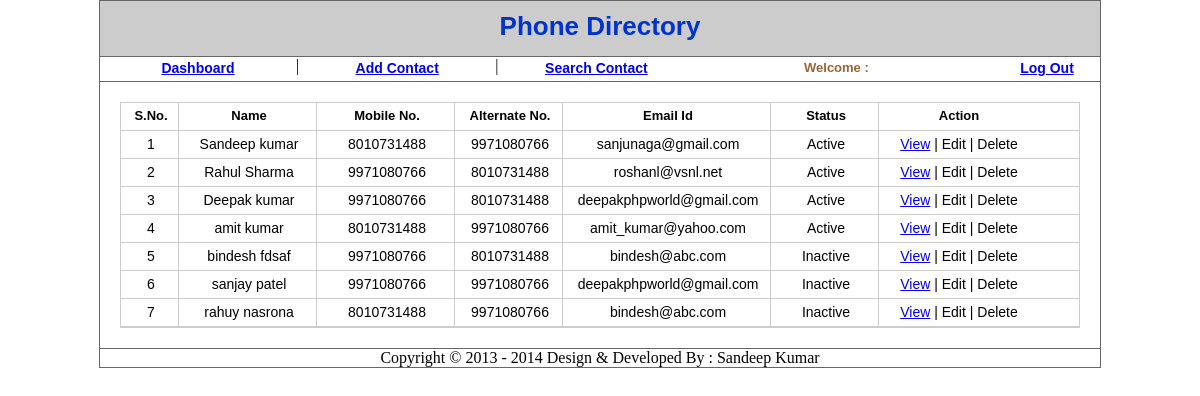
The app's page /list-contact.php with its own data.
### tables this page shows
CREATE TABLE IF NOT EXISTS `tbl_contact` (
  `fld_id` int(11) NOT NULL AUTO_INCREMENT,
  `fld_firstName` varchar(50) NOT NULL,
  `fld_lastName` varchar(50) NOT NULL,
  `fld_hno` varchar(150) NOT NULL,
  `fld_country` varchar(10) NOT NULL,
  `fld_state` varchar(10) NOT NULL,
  `fld_city` varchar(30) NOT NULL,
  `fld_pincode` varchar(10) NOT NULL,
  `fld_qualify` varchar(30) NOT NULL,
  `fld_gender` char(4) NOT NULL,
  `fld_jobProfile` varchar(30) NOT NULL,
  `fld_mob1` varchar(15) NOT NULL,
  `fld_mob2` varchar(15) NOT NULL,
  `fld_phone` varchar(15) NOT NULL,
  `fld_eid` varchar(60) NOT NULL,
  `fld_status` char(4) NOT NULL COMMENT '1 for Active or 0 for Inactive',
  `fld_addedDate` date NOT NULL,
  `fld_updatedDate` datetime NOT NULL,
  PRIMARY KEY (`fld_id`)
);

### includes/inc.list-contact-middle.php (the view)
<div class="p20">
    <div style="border:1px solid #CCCCCC;">
        <div>
            <div class="lable" style="width:50px;">S.No.</div>
            <div class="lable" style="width:130px;">Name</div>
            <div class="lable" style="width:130px;">Mobile No.</div>
            <div class="lable" style="width:100px;">Alternate No.</div>
            <div class="lable" style="width:200px;">Email Id</div>
            <div class="lable" style="width:100px;">Status</div>
            <div class="lable1" style="width:150px;">Action</div>
        </div>
        <div class="cBoth clHoLine"></div>
        <?php
		$sel = "SELECT fld_id, fld_firstName, fld_lastName, fld_mob1, fld_mob2, fld_eid, fld_status FROM tbl_contact";
		$res = @mysqli_query($connect_db,$sel);
		$i = 1;
		while($row = @mysqli_fetch_array($res,MYSQLI_BOTH))
		{
			$id = $row['fld_id'];
			$fname = $row['fld_firstName'];
			$lname = $row['fld_lastName'];
			$name = $fname.' '.$lname;
			$mob1 = $row['fld_mob1'];
			$alt_no = $row['fld_mob2'];
			$email_Id = $row['fld_eid'];
			$stv = $row['fld_status'];
			if($stv == 1)
			{
				$sv = 'Active';
			}
			else
			{
				$sv = 'Inactive';
			}
	?>
	<div>
		<div class="txt1" style="width:50px;"><?=$i;?></div>
		<div class="txt1" style="width:130px;"><?=$name;?></div>
		<div class="txt1" style="width:130px;"><?=$mob1;?></div>
		<div class="txt1" style="width:100px;"><?=$alt_no;?></div>
		<div class="txt1" style="width:200px;"><?=$email_Id;?></div>
		<div class="txt1" style="width:100px;"><?=$sv;?></div>
		<div class="txt2" style="width:150px;"><a href="view.php?vid=<?=$id;?>">View</a> | Edit | Delete</div>
	</div>
	<div class="cBoth clHoLine"></div>
	<?php
	$i++;
	}
	?>
    </div>
</div>

### list-contact.php (shortened to what this page needs)
<?php
include('connection.php');
?>
<!DOCTYPE html PUBLIC "-//W3C//DTD XHTML 1.0 Transitional//EN" "http://www.w3.org/TR/xhtml1/DTD/xhtml1-transitional.dtd">
<html xmlns="http://www.w3.org/1999/xhtml">
<head>
<link rel="stylesheet" href="commonincludes/css/style.css" type="text/css"/>
</head>
<body>
<div id="container">
		<?php include('includes/inc.inner-header.php'); ?>
		<div class="hLine"></div>
		<?php include('includes/inc.list-contact-middle.php');?>
		<div class="hLine"></div>
		<?php include('includes/inc.footer.php');?>
</div>
</body>
</html>

### includes/inc.inner-header.php (shortened to what this page needs)
<div class="header">
			<div class="headerTitle">Phone Directory</div>
			<div class="hLine"></div>
			<div class="menu">
				<div class="menuTxt"><a href="dashboard.php">Dashboard</a></div>
				<div class="fLeft">|</div>
				<div class="menuTxt"><a href="add-contact.php">Add Contact</a></div>
				<div class="fLeft">|</div>
				<div class="menuTxt"><a href="#">Search Contact</a></div>
				<div style="float:right; width:300px;">
					<div class="menuTxt" style="width:100px; float:right;"><a href="sign-in.php">Log Out</a></div>
					<div style="width:190px; float:right; font-family:Arial, Helvetica, sans-serif; font-size:13px; font-weight:bold; padding-top:3px; color:#996633;">Welcome : <?php echo $_SESSION['SESS_NAME'];?></div>
				</div>
			</div>
</div>

### includes/inc.footer.php
<div class="footer">
		<div>Copyright &copy; 2013 - 2014 Design & Developed By : Sandeep Kumar</div>
</div>

### commonincludes/css/style.css (style rules this page uses)
body { margin:0px; padding:0px; }
#container { margin:0px auto; width:1000px; border:1px solid #666666; }
.header { height:80px; }
.headerTitle { font-family:Arial, Helvetica, sans-serif; font-size:26px; font-weight:bold; color:#0033CC; text-align:center; height:45px; background-color:#CCCCCC; padding-top:10px; }
.menu { background-color:#CCCCCC }
.menuTxt { float:left; font-family:Arial, Helvetica, sans-serif; font-size:14px; font-weight:bold; color:#000066; text-align:center; width:190px; padding:3px; }
.hLine { height:1px; background-color:#666666; }
.fLeft { float:left; }
.cBoth { clear:both; }
.p20 { padding:20px; }
.footer { text-align:center; }
.lable { float:left; width:130px; font-family:Arial, Helvetica, sans-serif; font-size:14px; font-weight:normal; padding-left:100px; }
.lable { font-family:Arial, Helvetica, sans-serif; font-size:13px; font-weight:bold; padding:5px 2px 2px 5px; height:20px; text-align:center; border-right:1px solid #CCC; }
.lable1 { float:left; font-family:Arial, Helvetica, sans-serif; font-size:13px; font-weight:bold; padding:5px 2px 2px 5px; height:20px; text-align:center; }
.txt1 { font-family:Arial, Helvetica, sans-serif; font-size:14px; font-weight:normal; padding:5px 2px 2px 5px; height:20px; border-right:1px solid #CCC; float:left; text-align:center; }
.txt2 { font-family:Arial, Helvetica, sans-serif; font-size:14px; font-weight:normal; padding:5px 2px 2px 5px; height:20px; float:left; text-align:center; }
.clHoLine { height:1px; background:#CCCCCC; }

### records on screen
tbl_contact: name "Sandeep kumar", fld_mob1 "8010731488", fld_mob2 "9971080766", fld_eid "sanjunaga@gmail.com", fld_status "Active"
tbl_contact: name "Rahul Sharma", fld_mob1 "9971080766", fld_mob2 "8010731488", fld_eid "roshanl@vsnl.net", fld_status "Active"
tbl_contact: name "Deepak kumar", fld_mob1 "9971080766", fld_mob2 "8010731488", fld_eid "deepakphpworld@gmail.com", fld_status "Active"
tbl_contact: name "amit kumar", fld_mob1 "8010731488", fld_mob2 "9971080766", fld_eid "amit_kumar@yahoo.com", fld_status "Active"
tbl_contact: name "bindesh fdsaf", fld_mob1 "9971080766", fld_mob2 "8010731488", fld_eid "bindesh@abc.com", fld_status "Inactive"
tbl_contact: name "sanjay patel", fld_mob1 "9971080766", fld_mob2 "9971080766", fld_eid "deepakphpworld@gmail.com", fld_status "Inactive"
tbl_contact: name "rahuy nasrona", fld_mob1 "8010731488", fld_mob2 "9971080766", fld_eid "bindesh@abc.com", fld_status "Inactive"
